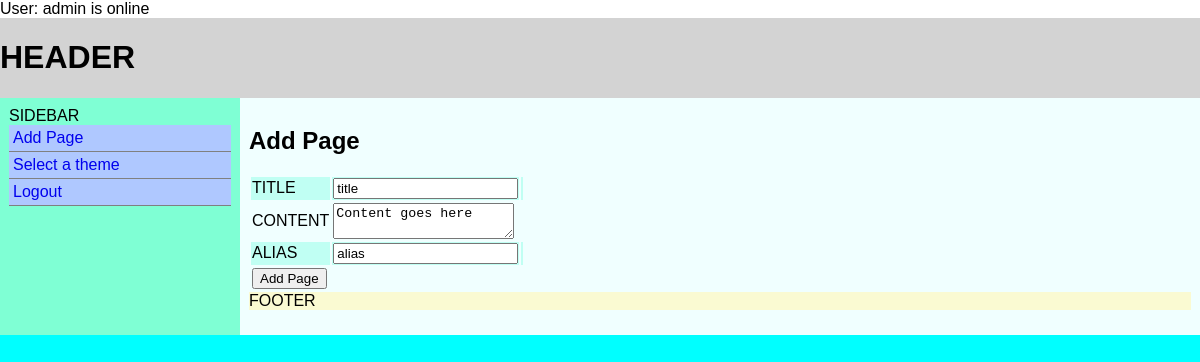
/index.php?q=add/page (signed in), run on the app's committed database.
### tables this page shows
CREATE TABLE IF NOT EXISTS `routes` (
  `routeid` int(11) NOT NULL AUTO_INCREMENT,
  `action` varchar(100) NOT NULL,
  `type` varchar(100) DEFAULT NULL,
  `id` tinyint(1) DEFAULT NULL,
  `mod_name` varchar(256) NOT NULL,
  `mod_real_name` varchar(256) NOT NULL,
  `mod_desc` mediumtext NOT NULL,
  `status` tinyint(1) NOT NULL,
  `tier` tinyint(4) NOT NULL,
  PRIMARY KEY (`routeid`)
);

CREATE TABLE IF NOT EXISTS `themes` (
  `tid` int(11) NOT NULL AUTO_INCREMENT,
  `theme_machine_name` varchar(255) DEFAULT NULL,
  `theme_display_name` varchar(255) DEFAULT NULL,
  `theme_desc` text NOT NULL,
  `status` tinyint(1) DEFAULT NULL,
  PRIMARY KEY (`tid`)
);

### index.php (called while the page is built, shortened)
<?php
include ("includes/bootstrap.php");
boot();
?>

### includes/classes/class_db.php (called while the page is built, shortened)
<?php
class DB
{
    protected $dbo;
    public function __construct()
    {
        try {
            $this->dbo = new PDO("mysql:host=" . DB_HOST . ";dbname=" . DB_NAME, DB_USER, DB_PASSWORD);
        }
        catch(PDOException $e)
        {
            $this->dbo = $e->errorInfo;
        }
    }
    public function GetActiveTheme()
    {
        $dbo = $this->dbo;
        $stmt = $dbo->prepare("SELECT theme_machine_name FROM themes WHERE status = 1 LIMIT 1");
        $result = $stmt->execute(array());
        if ($result)
        {
            $theme_machine_name = $stmt->fetch();
            return $theme_machine_name['theme_machine_name'];
        }
        return False;
    }
    public function GetSidebarItems()
    {
        $dbo = $this->dbo;
        $sql = "SELECT action,type,id,mod_real_name,tier FROM routes WHERE status=1";
        $stmt = $dbo->prepare($sql);
        $result  = $stmt->execute(array());
        if ($result)
        {
            $items = $stmt->fetchAll(PDO::FETCH_ASSOC);
            return $items;
        }
    }
}
?>

### includes/classes/class_theme.php (the view, shortened to what this page needs)
<?php
class Theme
{
    public static function GetActiveTheme()
    {
        $db = new DB();
        $theme = $db->GetActiveTheme();
        $theme_path = "themes/".$theme;
        if (is_dir($theme_path))
        {
            if (is_readable($theme_path."/theme.html"))
            {
                return True;
            }
        }
    }
    public static function RenderMainNavMenu()
    {
        $db = new DB();
        $items = $db->GetSidebarItems();
        $html = "<ul id='main-nav' class='nav'>";
        foreach ($items as $item)
        {
            if ((Security::IsLoggedIn()== True) and ($item['action']=='login')) continue;
            if ($item['id'] == 1) continue;
            $html .= "<li class='nav-item'>";
            $html.= "<a class='nav-link' href='".CMS_BASE_URI."?q=".$item['action'];
            if ($item['type']!=null)
            {
                $html.="/".$item['type'];
            }
            $html.="'>".$item['mod_real_name']."</a>";
        }
        $html.="</ul>";
        return $html;
    }
}

### themes/default/style.css (style rules this page uses)
* { box-sizing: border-box; }
body { margin: auto; font-family: Arial, helvetica, sans-serif; }
#container-outer { width: 100%; background-color: aqua; height: 100%; margin: 0px; }
#header { width: 100%; background-color: lightgray; overflow: hidden; }
.flex { display: flex; }
#container-inner { width: 100%; overflow: auto; }
#sidebar { width: 20%; background-color: aquamarine; float: left; display: block; padding: 9px; }
.nav { list-style: none; text-decoration: none; margin: 0; padding: 0; }
.nav-link { text-decoration: none; border-bottom: 1px solid gray; display: block; padding: 4px; }
.nav-link:link, .nav-link:visited { display: block; background: #afc8ff; }
#content { width: 80%; background-color: azure; float: right; display: block; padding: 9px; }
#footer { width: 100%; background-color: lightgoldenrodyellow; clear: both; overflow: hidden; }

### data on the page
routes: mod_real_name "Add Page"
routes: mod_real_name "Select a theme"
routes: mod_real_name "Logout"
themes: theme_machine_name "FOOTER"

### other printed values
$_SESSION['username'] "admin"
$GLOBALS['content'] "Add Page"
